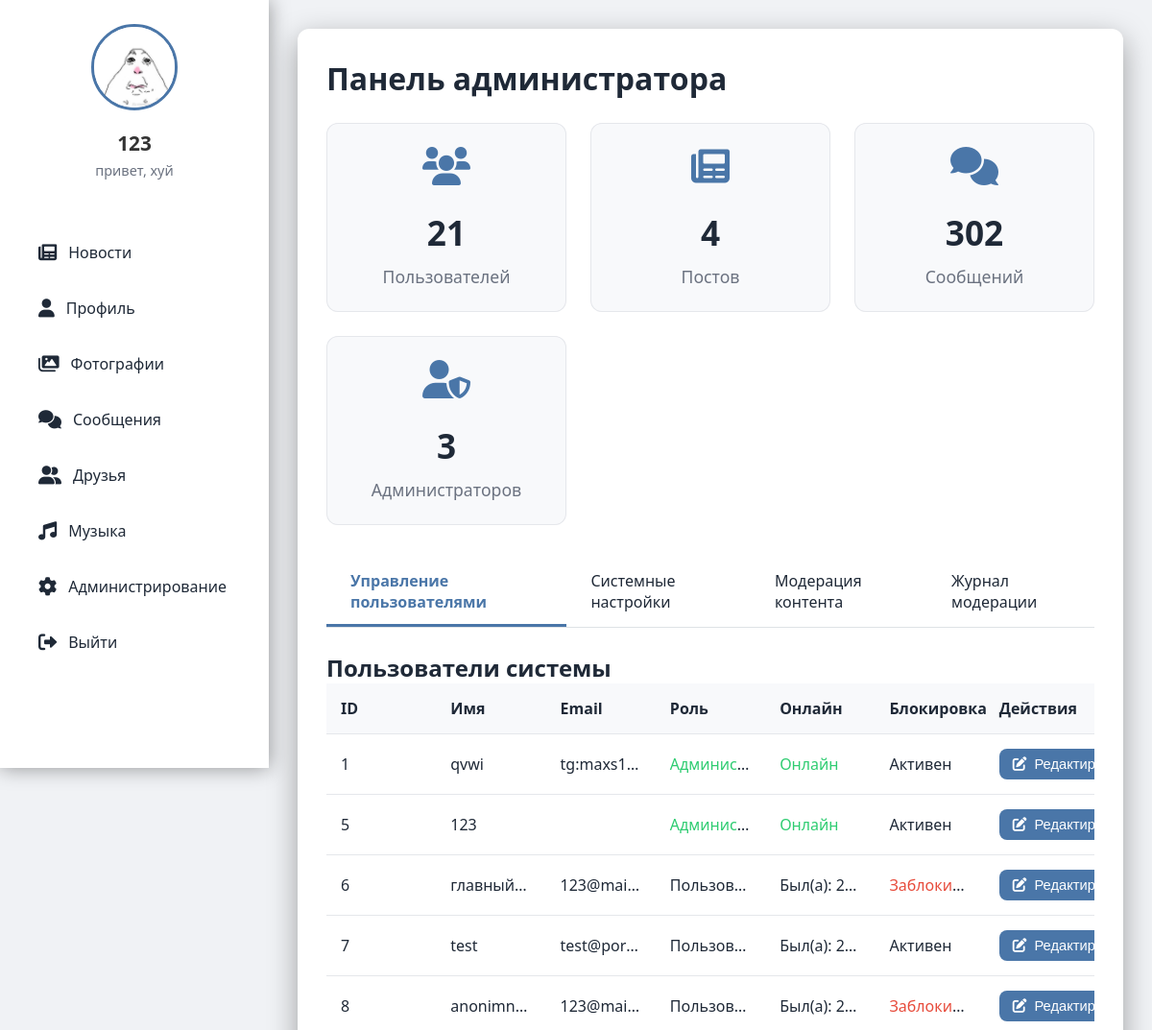
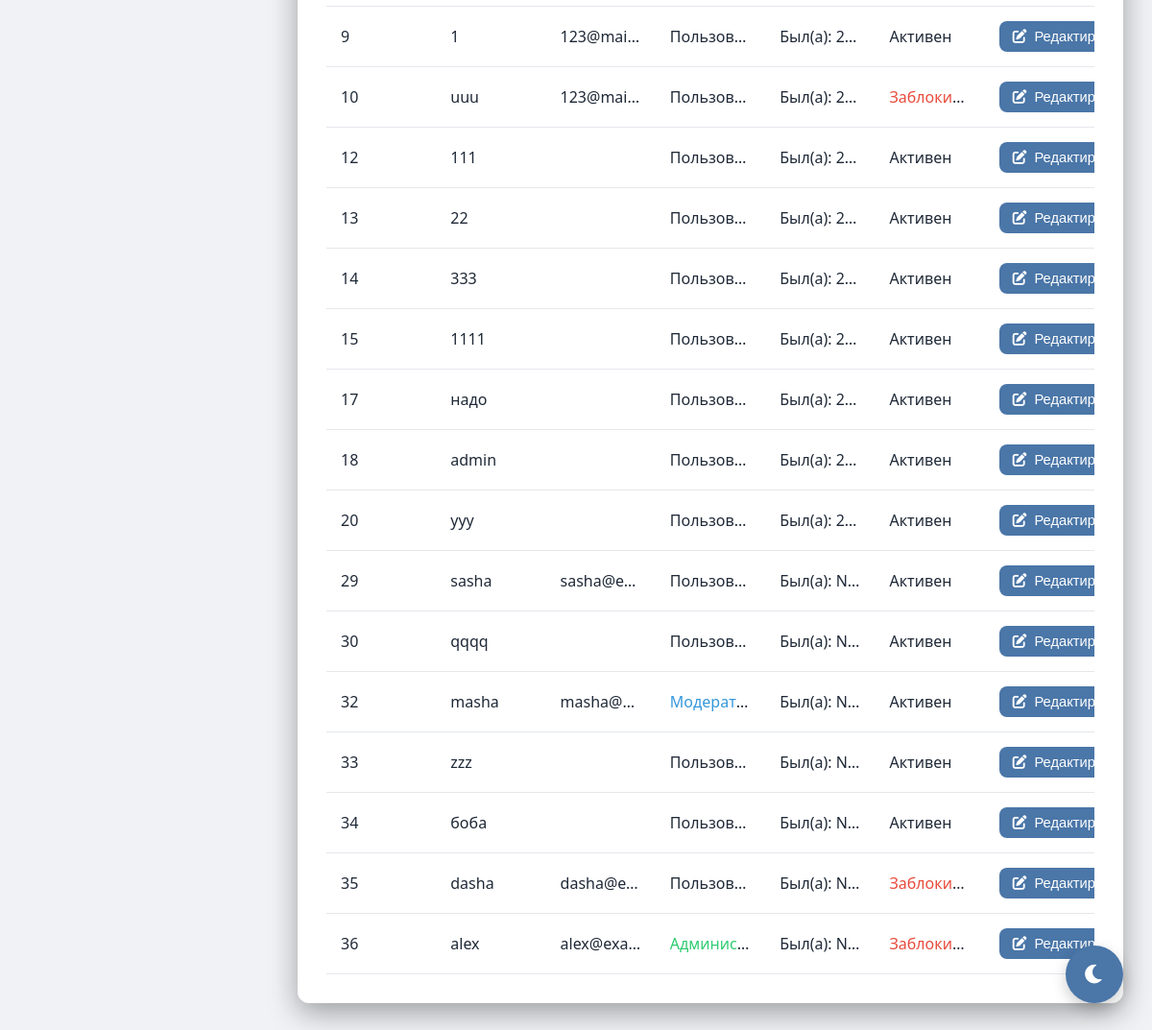
Screenshot of /admin (signed in) with the database file from the repository (2 pictures, top to bottom).
### tables this page shows
CREATE TABLE users (
                id INTEGER PRIMARY KEY AUTOINCREMENT,
                username TEXT UNIQUE NOT NULL,
                password TEXT NOT NULL,
                email TEXT,
                bio TEXT,
                avatar TEXT, role TEXT DEFAULT 'user' CHECK(role IN ('admin', 'moderator', 'user')), is_online BOOLEAN DEFAULT FALSE, last_seen DATETIME, banner TEXT, is_blocked BOOLEAN DEFAULT 0, block_reason TEXT);

### routes/admin.py (the view)
@bp.route('/admin')
def admin():
    if 'user_id' not in session:
        return redirect(url_for('auth.index'))
    user_id = session['user_id']
    conn = get_db()
    c = conn.cursor()
    c.execute("SELECT * FROM users WHERE id = ?", (user_id,))
    user = c.fetchone()
    if not user or user['role'] != 'admin':
        return redirect(url_for('feed.feed'))
    c.execute("SELECT COUNT(*) FROM users")
    users_count = c.fetchone()[0]
    c.execute("SELECT COUNT(*) FROM posts")
    posts_count = c.fetchone()[0]
    c.execute("SELECT COUNT(*) FROM messages")
    messages_count = c.fetchone()[0]
    c.execute("SELECT COUNT(*) FROM users WHERE role = 'admin'")
    admins_count = c.fetchone()[0]
    c.execute("SELECT id, username, email, bio, avatar, role, is_online, last_seen, is_blocked, block_reason FROM users")
    users = c.fetchall()
    c.execute("SELECT key, value FROM settings")
    settings = {row['key']: row['value'] for row in c.fetchall()}
    c.execute("SELECT id, email, message, status, created_at FROM invite_requests WHERE status='pending' ORDER BY created_at DESC")
    invite_requests = c.fetchall()
    c.execute("""
        SELECT code, uses_left, created_at, expires_at,
               CASE WHEN expires_at IS NOT NULL AND expires_at <= CURRENT_TIMESTAMP THEN 1 ELSE 0 END AS expired
        FROM invites ORDER BY created_at DESC
    """)
    invites = c.fetchall()
    c.execute("SELECT id, target_type, target_id, reason, created_at FROM reports WHERE status='open' ORDER BY created_at DESC")
    reports = c.fetchall()
    c.execute('''SELECT mr.id, mr.track_id, mr.reason, mr.created_at, m.title, m.filename, u.username
                 FROM music_reports mr JOIN music m ON mr.track_id=m.id JOIN users u ON mr.reporter_id=u.id
                 WHERE mr.status='open' ORDER BY mr.created_at DESC''')
    music_reports = c.fetchall()
    conn.close()
    return render_template('admin.html',
                           user=user,
                           users_count=users_count,
                           posts_count=posts_count,
                           messages_count=messages_count,
                           admins_count=admins_count,
                           users=users,
                           settings=settings,
                           reports=reports,
                           music_reports=music_reports,
                           invite_requests=invite_requests,
                           invites=invites)

### app.py (called while the page is built)
def _gen_csrf_token():
    import secrets
    token = session.get('_csrf_token')
    if not token:
        token = secrets.token_urlsafe(32)
        session['_csrf_token'] = token
    return token

@app.context_processor
def inject_csrf():
    return {'csrf_token': _gen_csrf_token()}

@app.before_request
def csrf_protect():
    if request.method in ('POST','PUT','PATCH','DELETE'):
        if request.path.startswith('/socket.io') or request.path.startswith('/static'):
            return None
        if request.endpoint in {'auth.index'}:
            if not session.get('_csrf_token'):
                return None
        token = None
        token = request.headers.get('X-CSRFToken') or request.headers.get('X-CSRF-Token')
        if not token:
            token = request.form.get('csrf_token') or request.args.get('csrf_token')
        if not token and request.is_json:
            try:
                token = (request.get_json(silent=True) or {}).get('csrf_token')
            except Exception:
                token = None
        if not token or token != session.get('_csrf_token'):
            return ('CSRF token missing or invalid', 400)

@app.before_request
def enforce_account_block():
    try:
        if request.path.startswith('/static') or request.path.startswith('/socket.io'):
            return None
        if request.endpoint in {'auth.blocked', 'auth.index', 'static.static_files'}:
            return None
        if 'user_id' not in session:
            return None
        from models import get_db
        conn = get_db()
        c = conn.cursor()
        c.execute('SELECT is_blocked, block_reason FROM users WHERE id = ?', (session['user_id'],))
        row = c.fetchone()
        conn.close()
        if row and row['is_blocked']:
            reason = row['block_reason'] or 'Профиль заблокирован администратором'
            return render_template('blocked.html', reason=reason)
    except Exception:
        return None

### models.py (called while the page is built)
def get_db():
    conn = sqlite3.connect('social_network.db')
    conn.row_factory = sqlite3.Row
    return conn

### templates/admin.html (shortened to what this page needs)
<!DOCTYPE html>
<html>
<head>
    <link href="https://cdnjs.cloudflare.com/ajax/libs/font-awesome/6.0.0/css/all.min.css" rel="stylesheet">
</head>
<body>
    <div class="sidebar">
        <div class="profile-card">
            <img src="{% if user[5] %}{{ url_for('static', filename='uploads/' + user[5]) }}{% else %}{{ url_for('static', filename='uploads/default_avatar.png') }}{% endif %}" alt="Avatar">
            <h3>{{ user[1] }}</h3>
            <p>{{ user[4] or 'Статус не указан' }}</p>
        </div>
        <div class="nav">
                <a href="{{ url_for('feed.feed') }}">
                    <i class="fas fa-newspaper"></i> Новости
                </a>
                <a href="{{ url_for('profile.profile') }}">
                    <i class="fas fa-user"></i> Профиль
                </a>
                <a href="{{ url_for('gallery.gallery') }}">
                    <i class="fas fa-images"></i> Фотографии
                </a>
                <a href="{{ url_for('messages.messages') }}" {% if active_page == 'messages' %}class="active"{% endif %}>
                    <i class="fas fa-comments"></i> Сообщения
                </a>
                <a href="{{ url_for('friends.friends') }}" {% if active_page == 'friends' %}class="active"{% endif %}>
                    <i class="fas fa-user-friends"></i> Друзья
                </a>
                <a href="{{ url_for('music.music_index') }}">
                    <i class="fas fa-music"></i> Музыка
                </a>
                {% if user[6] == 'admin' or user[6] == 'moderator' %}
                <a href="{{ url_for('admin.admin') }}" {% if active_page == 'admin' %}class="active"{% endif %}>
                    <i class="fas fa-cog"></i> Администрирование
                </a>
                {% endif %}
                <a href="{{ url_for('static.logout') }}">
                    <i class="fas fa-sign-out-alt"></i> Выйти
                </a>
            </div>
    </div>
    <div class="content">
        <div class="admin-container">
            <h1>Панель администратора</h1>
            <div class="stats-grid">
                <div class="stat-card">
                    <i class="fas fa-users"></i>
                    <div class="number">{{ users_count }}</div>
                    <div class="label">Пользователей</div>
                </div>
                <div class="stat-card">
                    <i class="fas fa-newspaper"></i>
                    <div class="number">{{ posts_count }}</div>
                    <div class="label">Постов</div>
                </div>
                <div class="stat-card">
                    <i class="fas fa-comments"></i>
                    <div class="number">{{ messages_count }}</div>
                    <div class="label">Сообщений</div>
                </div>
                <div class="stat-card">
                    <i class="fas fa-user-shield"></i>
                    <div class="number">{{ admins_count }}</div>
                    <div class="label">Администраторов</div>
                </div>
            </div>
            <div class="admin-tabs">
                <div class="admin-tab active" data-tab="users">Управление пользователями</div>
                <div class="admin-tab" data-tab="system">Системные настройки</div>
                <div class="admin-tab" data-tab="moderation">Модерация контента</div>
                <div class="admin-tab" data-tab="modlog">Журнал модерации</div>
            </div>
            <div class="tab-content active" id="users-tab">
                <h2>Пользователи системы</h2>
                <table class="user-table">
                    <thead>
                        <tr>
                            <th>ID</th>
                            <th>Имя</th>
                            <th>Email</th>
                            <th>Роль</th>
                            <th>Онлайн</th>
                            <th>Блокировка</th>
                            <th>Действия</th>
                        </tr>
                    </thead>
                    <tbody>
                        {% for u in users %}
                        <tr data-user-id="{{ u[0] }}">
                            <td>{{ u[0] }}</td>
                            <td>{{ u[1] }}</td>
                            <td>{{ u[2] }}</td>
                            <td>
                                {% if u[5] == 'admin' %}
                                    <span style="color: #2ecc71;">Администратор</span>
                                {% elif u[5] == 'moderator' %}
                                    <span style="color: #3498db;">Модератор</span>
                                {% else %}
                                    Пользователь
                                {% endif %}
                            </td>
                            <td>
                                {% if u[6] %}
                                    <span style="color:#2ecc71">Онлайн</span>
                                {% else %}
                                    <span title="{{ u[7] }}">Был(а): {{ u[7] }}</span>
                                {% endif %}
                            </td>
                            <td>
                                {% if u[8] %}
                                    <span style="color:#e74c3c">Заблокирован</span>
                                {% else %}
                                    Активен
                                {% endif %}
                            </td>
                            <td class="action-buttons">
                                <button type="button" class="btn js-edit" data-user-id="{{ u[0] }}" data-username="{{ u[1] }}" data-email="{{ u[2] }}" data-blocked="{{ u[8] }}">
                                    <i class="fas fa-edit"></i> Редактировать
                                </button>
                            </td>
                        </tr>
                        {% endfor %}
                    </tbody>
                </table>
            </div>
        </div>
    </div>
    <button class="theme-toggle" id="themeToggle">
        <i class="fas fa-moon"></i>
    </button>
</body>
</html>

### static/css/hud.css (style rules this page uses)
.sidebar { width:280px; position:fixed; left:0; top:0; height:100vh; padding:25px; background: var(--sidebar-bg, var(--bg-secondary, #ffffff)); color: var(--text-color, var(--text-primary, #333)); box-shadow: 0 0 15px var(--shadow-color, rgba(0,0,0,0.05)); z-index:100; }
.content { margin-left:280px; }
.profile-card { text-align:center; padding-bottom:25px; border-bottom:1px solid var(--border-color, #eaeaea); margin-bottom:25px; }
.profile-card img { width:90px; height:90px; border-radius:50%; object-fit:cover; border:3px solid var(--primary-color, #4a76a8); }
.profile-card h3 { margin:15px 0 5px; font-size:1.3rem; }
.profile-card p { color: var(--secondary-text, var(--text-secondary, #777)); font-size:0.9rem; }
.nav { margin-top:15px; }
.nav a { display:flex; align-items:center; padding:14px 15px; text-decoration:none; border-radius:8px; margin-bottom:8px; color: var(--text-color, var(--text-primary, #333)); transition: all .2s; }
.nav a i { margin-right:12px; font-size:1.2rem; }

### rows the page displays
users: avatar (picture), username "123", bio "привет, хуй", id "5", role "Админис…", is_online "Онлайн", is_blocked "Активен"
users: id "1", username "qvwi", email "tg:maxs1…", role "Админис…", is_online "Онлайн", is_blocked "Активен"
users: id "6", username "главный…", email "123@mai…", role "Пользов…", last_seen "2…", is_blocked "Заблоки…"
users: id "7", username "test", email "test@por…", role "Пользов…", last_seen "2…", is_blocked "Активен"
users: id "8", username "anonimn…", email "123@mai…", role "Пользов…", last_seen "2…", is_blocked "Заблоки…"
users: id "9", username "1", email "123@mai…", role "Пользов…", last_seen "2…", is_blocked "Активен"
users: id "10", username "uuu", email "123@mai…", role "Пользов…", last_seen "2…", is_blocked "Заблоки…"
users: id "12", username "111", role "Пользов…", last_seen "2…", is_blocked "Активен"
users: id "13", username "22", role "Пользов…", last_seen "2…", is_blocked "Активен"
users: id "14", username "333", role "Пользов…", last_seen "2…", is_blocked "Активен"
users: id "15", username "1111", role "Пользов…", last_seen "2…", is_blocked "Активен"
users: id "17", username "надо", role "Пользов…", last_seen "2…", is_blocked "Активен"
users: id "18", username "admin", role "Пользов…", last_seen "2…", is_blocked "Активен"
users: id "20", username "yyy", role "Пользов…", last_seen "2…", is_blocked "Активен"
users: id "29", username "sasha", email "sasha@e…", role "Пользов…", u "N…", is_blocked "Активен"
users: id "30", username "qqqq", role "Пользов…", u "N…", is_blocked "Активен"
users: id "32", username "masha", email "masha@…", role "Модерат…", u "N…", is_blocked "Активен"
users: id "33", username "zzz", role "Пользов…", u "N…", is_blocked "Активен"
users: id "34", username "боба", role "Пользов…", u "N…", is_blocked "Активен"
users: id "35", username "dasha", email "dasha@e…", role "Пользов…", u "N…", is_blocked "Заблоки…"
users: id "36", username "alex", email "alex@exa…", role "Админис…", u "N…", is_blocked "Заблоки…"

### other values shown
{{ users_count }} "21"
{{ posts_count }} "4"
{{ messages_count }} "302"
{{ admins_count }} "3"
